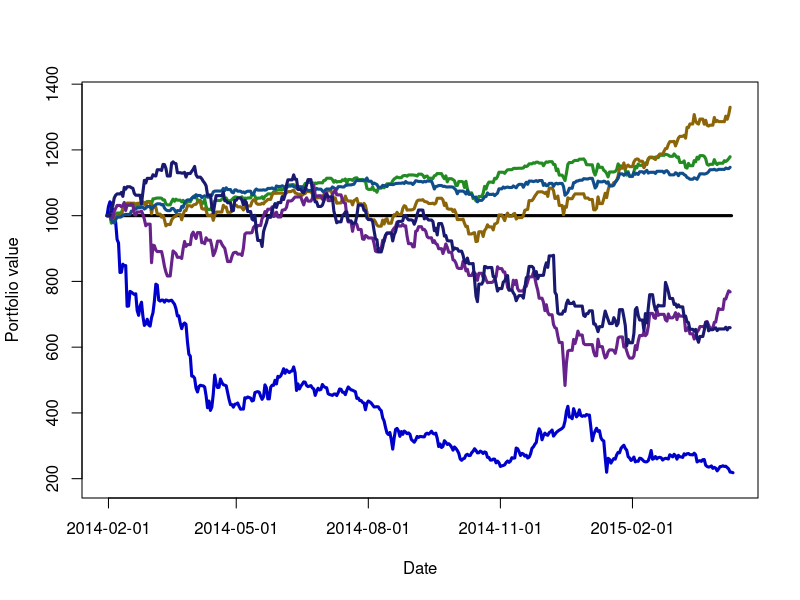

Recreate this plot in R.
# ------------------------------------------------------------------------------
# Book: CRIX
# ------------------------------------------------------------------------------
# Quantlet: CRIXoutmarket
# ------------------------------------------------------------------------------
# Description: CRIXoutmarket gives a plot which shows the performance of the
# indices S&P500, DAX, STI, RTSI and ATHEX against CRIX.
# ------------------------------------------------------------------------------
# Usage: -
# ------------------------------------------------------------------------------
# Inputs: crix.csv, SP500_index.csv, DAX_index.csv, STI_index.csv,
# RTSI_index.csv, ATHEX_index.csv
# ------------------------------------------------------------------------------
# Output: Returns a plot with S&P500, DAX, STI, RTSI, ATHEX and the CRIX.
# ------------------------------------------------------------------------------
# Example: Plot with S&P500, DAX, STI, RTSI, ATHEX and the CRIX.
# ------------------------------------------------------------------------------
# See also: CRIXBtcLtcXrp, CRIXESout, CRIXbic, CRIXinmark, CRIXmarket, CRIXindex,
# CRIXbtcindex, CRIXvarreturn, CRIXoutmarket, CRIXoutmarketTERES, CRIXhnoptions
# ------------------------------------------------------------------------------
# Keywords: CRIX, index, cryptocurrency, crypto, plot, btc, bitcoin, dax, sti,
#           rtsi, S&P500, athex, performance
# ------------------------------------------------------------------------------
# Author: Simon Trimborn
# ------------------------------------------------------------------------------


rm(list = ls(all = TRUE))
# please change your working directory setwd('C:/...')
plot_crix   = read.csv("crix.csv", header = T, row.names = 1)
index_SP500 = read.csv("SP500_index.csv", header = T)
index_DAX   = read.csv("DAX_index.csv", header = T)
index_STI   = read.csv("STI_index.csv", header = T)
index_RTSI  = read.csv("RTSI_index.csv", header = T)
index_ATHEX = read.csv("ATHEX_index.csv", header = T)
# 
line_index = rep(1000, dim(plot_crix)[1])
names(line_index) = rownames(plot_crix)
plot_xaxis = c(as.Date(rownames(plot_crix)[1]) - 1, 
  as.Date(rownames(plot_crix)))
plot(c(1000, plot_crix$Price), type = "l", col = "blue3", lwd = 3, 
  ylim = c(min(plot_crix, index_SP500, index_DAX, index_STI, index_RTSI, 
  index_ATHEX) - 30, max(plot_crix, index_SP500, index_DAX, index_STI, 
  index_RTSI, index_ATHEX) + 30), xlab = "Date", ylab = "Portfolio value", 
  xaxt = "n")
axis(1, at = c(2, 91, 183, 275, 367), 
  labels = plot_xaxis[c(2, 91, 183, 275, 367)])
lines(line_index, type  = "l", lwd = 3)
lines(index_SP500, type = "l", lwd = 3, col = "forestgreen")
lines(index_DAX, type   = "l", lwd = 3, col = "darkgoldenrod4")
lines(index_STI, type   = "l", lwd = 3, col = "dodgerblue4")
lines(index_RTSI, type  = "l", lwd = 3, col = "darkorchid4")
lines(index_ATHEX, type = "l", lwd = 3, col = "midnightblue") 
